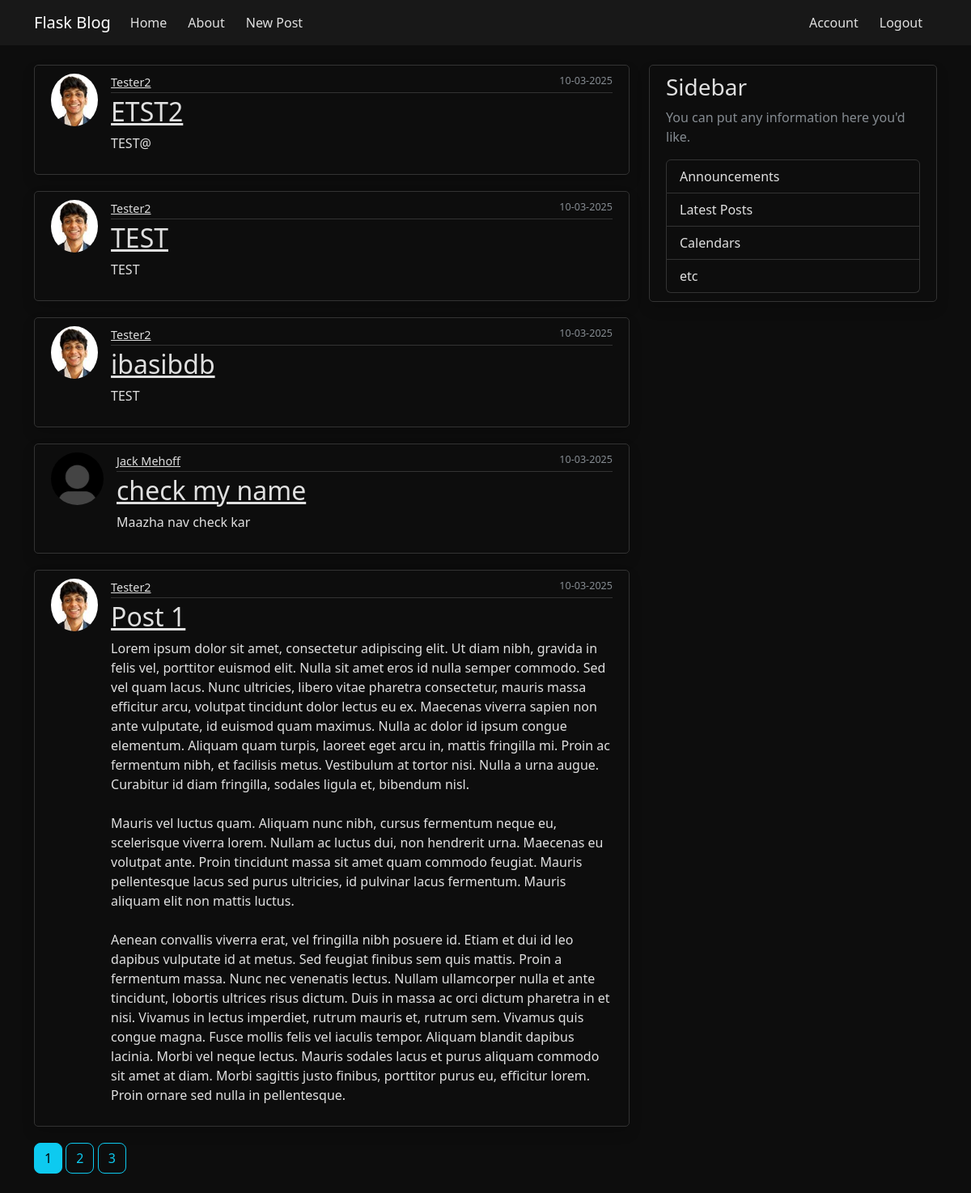
Before: /home (signed in) with the older database file.
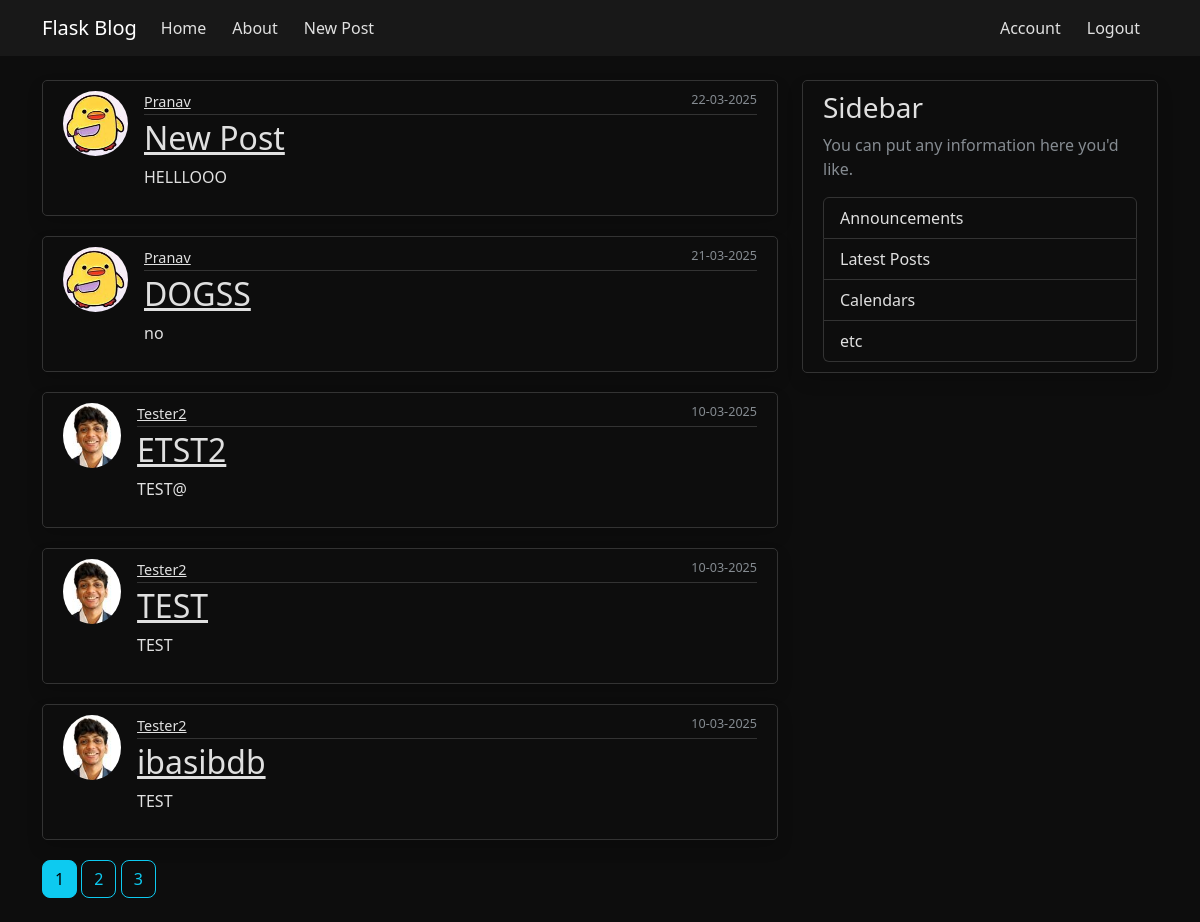
After: the same page with the newer database file.
### flaskblog/models.py (models this page shows, shortened)
class Post(db.Model):
    id = db.Column(db.Integer, primary_key=True)
    title = db.Column(db.String(100), nullable=False)
    '''
    ERROR - All the posts created had the same time even if created after a minute or two.
    Problem - The issue occurs because of how Python's datetime.now() is being used as a default value in your SQLAlchemy model.
    The problem is that datetime.now() is evaluated only once when the model class is loaded, not each time a new Post is created.
    Solution - Changed the datetime.now() to datetime.now
    '''
    date_posted = db.Column(db.DateTime, nullable=False, default = datetime.now)
    content = db.Column(db.Text, nullable = False)
    user_id = db.Column(db.Integer, db.ForeignKey('user.id'))

class User(db.Model, UserMixin):
    id = db.Column(db.Integer, primary_key=True)
    username = db.Column(db.String(20), unique=True, nullable=False)
    email = db.Column(db.String(120), unique=True, nullable=False)
    image_file = db.Column(db.String(20), nullable=False, default = 'default.jpg')
    password = db.Column(db.String(60), nullable=False)
    posts = db.relationship('Post', backref='author', lazy=True)

### flaskblog/main/routes.py (the view)
@main.route("/home")
@login_required
def home():
    page = request.args.get('page', 1, type=int)
    posts = Post.query.order_by(Post.date_posted.desc()).paginate(page=page, per_page=5)
    return render_template('home.html', posts=posts)

### flaskblog/models.py (called while the page is built)
@loginManager.user_loader
def load_user(user_id):
    return User.query.get(int(user_id))

### flaskblog/templates/home.html
{% extends 'layout.html' %}
{% block content %}
{%for post in posts.items%}
<article class="media content-section">
    <div class="d-flex align-items-start">
        <img src="{{ url_for('static', filename='profile_pics/' + post.author.image_file) }}"
            class="rounded-circle article-img">
        <div class="media-body w-100">
            <div class="article-metadata d-flex justify-content-between">
                <a class="mr-2" href="{{url_for('users.user_posts',username=post.author.username)}}">{{ post.author.username }}</a>
                <small class="text-muted">{{ post.date_posted.strftime('%d-%m-%Y') }}</small>
            </div>
            <h2><a class="article-title" href="{{url_for('posts.post',post_id=post.id)}}">{{ post.title }}</a></h2>
            <p class="article-content">{{ post.content }}</p>
        </div>
    </div>
</article>
{%endfor%}
{% for page_num in posts.iter_pages(left_edge=1, right_edge=1, left_current=1, right_current=2) %}
{% if page_num%}
{% if posts.page == page_num%}
<a class="btn btn-info mb-4" href="{{url_for('main.home', page=page_num)}}"> {{ page_num }} </a>
{% else %}
<a class="btn btn-outline-info mb-4" href="{{url_for('main.home', page=page_num)}}"> {{ page_num }} </a>
{% endif %}
{% else %}
...
{% endif %}
{% endfor %}
{% endblock content %}

Changed rows visible on the page:
no longer on this page (row unchanged): Post: image_file (placeholder picture), author.username "Jack Mehoff", date_posted "10-03-2025", title "check my name", content "Maazha nav check kar"
no longer on this page (row unchanged): Post: image_file (picture), author.username "Tester2", date_posted "10-03-2025", title "Post 1", content "Lorem ipsum dolor sit amet, consectetur adipiscing elit. Ut diam nibh, gravida in felis vel, porttitor euismod elit. Nulla sit amet eros id nulla semper commodo. Sed vel quam lacus. Nunc ultricies, libero vitae pharetra consectetur, mauris massa efficitur arcu, volutpat tincidunt dolor lectus eu ex. Maecenas viverra sapien non ante vulputate, id euismod quam maximus. Nulla ac dolor id ipsum congue elementum. Aliquam quam turpis, laoreet eget arcu in, mattis fringilla mi. Proin ac fermentum nibh, et facilisis metus. Vestibulum at tortor nisi. Nulla a urna augue. Curabitur id diam fringilla, sodales ligula et, bibendum nisl. Mauris vel luctus quam. Aliquam nunc nibh, cursus fermentum neque…"
added Post: image_file (picture), author.username "Pranav", date_posted "22-03-2025", title "New Post", content "HELLLOOO"
added Post: image_file (picture), author.username "Pranav", date_posted "21-03-2025", title "DOGSS", content "no"
